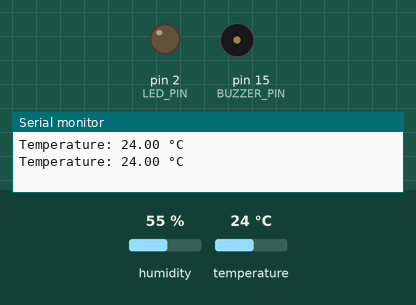
The sketch below on a simulated Arduino Uno, built with avr-gcc and run on an emulated ATmega328P. Parts: output pins drawn as LEDs (lit = HIGH), buzzer (waves = sounding, pin HIGH), the last lines printed to the serial monitor. The inputs (shaded band) are chosen by the test bench; at power-on: temperature 24 °C, humidity 55 %.

Above: at 2.8 s.
2.9 s: temperature set to 29 °C
5.6 s: temperature set to 32 °C
At 7.4 s:
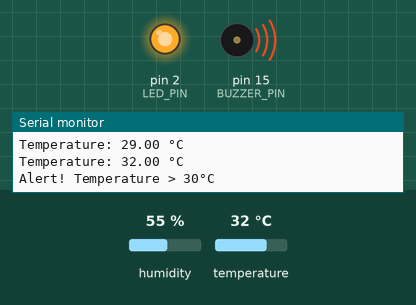
8.3 s: temperature set to 12 °C
At 11.0 s:
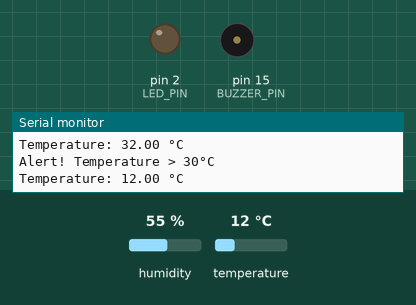
11.6 s: temperature set to 33 °C
At 13.4 s:
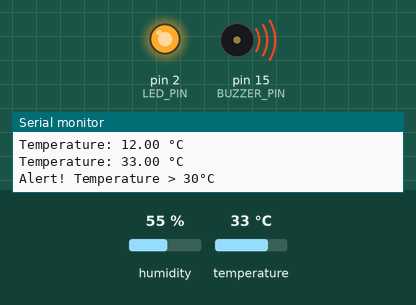
Timing chart, 0 to 14.9 s (numbered marks = the images above; inputs shaded):
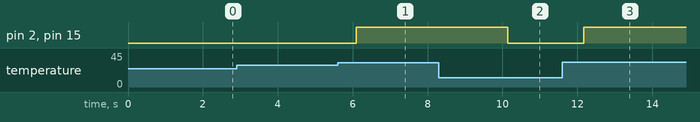

Measured:
- the behaviour switches between 30 and 31 °C on temperature (found by bisection; images 0 and 1)
- after the input at 5.6 s, pin 2 (LED_PIN), pin 15 (BUZZER_PIN): LOW → HIGH after 0.50 s
- after the input at 8.3 s, pin 2 (LED_PIN), pin 15 (BUZZER_PIN): HIGH → LOW after 1.8 s
- after the input at 11.6 s, pin 2 (LED_PIN), pin 15 (BUZZER_PIN): LOW → HIGH after 0.57 s

The sketch:

code.ino
```cpp
#include "DHT.h"

#define DHTPIN 4
#define DHTTYPE DHT11

#define LED_PIN 2
#define BUZZER_PIN 15

DHT dht(DHTPIN, DHTTYPE);

void setup() {
  Serial.begin(9600);
  pinMode(LED_PIN, OUTPUT);
  pinMode(BUZZER_PIN, OUTPUT);
  dht.begin();
}

void loop() {
  float temperature = dht.readTemperature();

  if (isnan(temperature)) {
    Serial.println("DHT11 Error!");
  } else {
    Serial.print("Temperature: ");
    Serial.print(temperature);
    Serial.println(" °C");

    if (temperature > 30.0) {
      digitalWrite(LED_PIN, HIGH);
      digitalWrite(BUZZER_PIN, HIGH);
      Serial.println("Alert! Temperature > 30°C");
    } else {
      digitalWrite(LED_PIN, LOW);
      digitalWrite(BUZZER_PIN, LOW);
    }
  }

  delay(2000); // DHT11 cooldown
}
```
